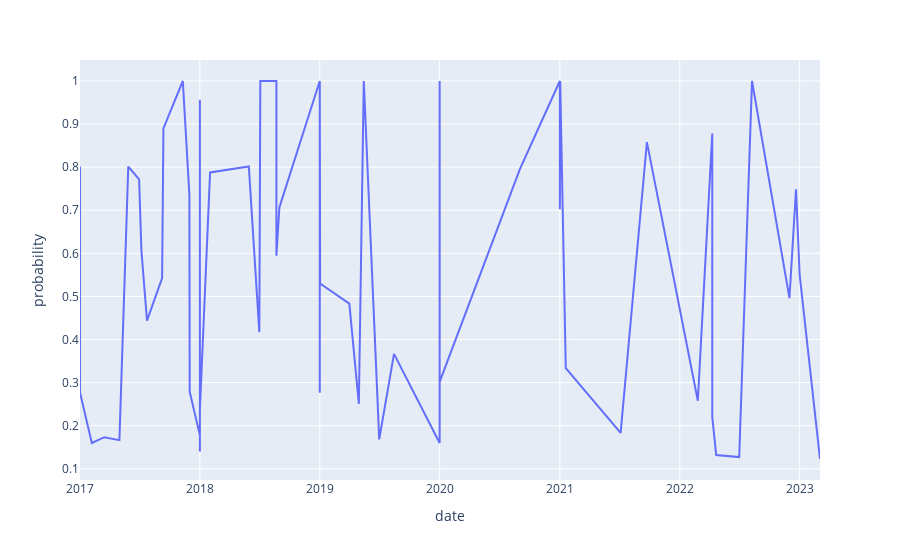

The notebook cell saved with this chart:
### Code cell
import plotly.express as px
fig = px.line(df_month_21, x='date', y = 'probability')
fig.show()
